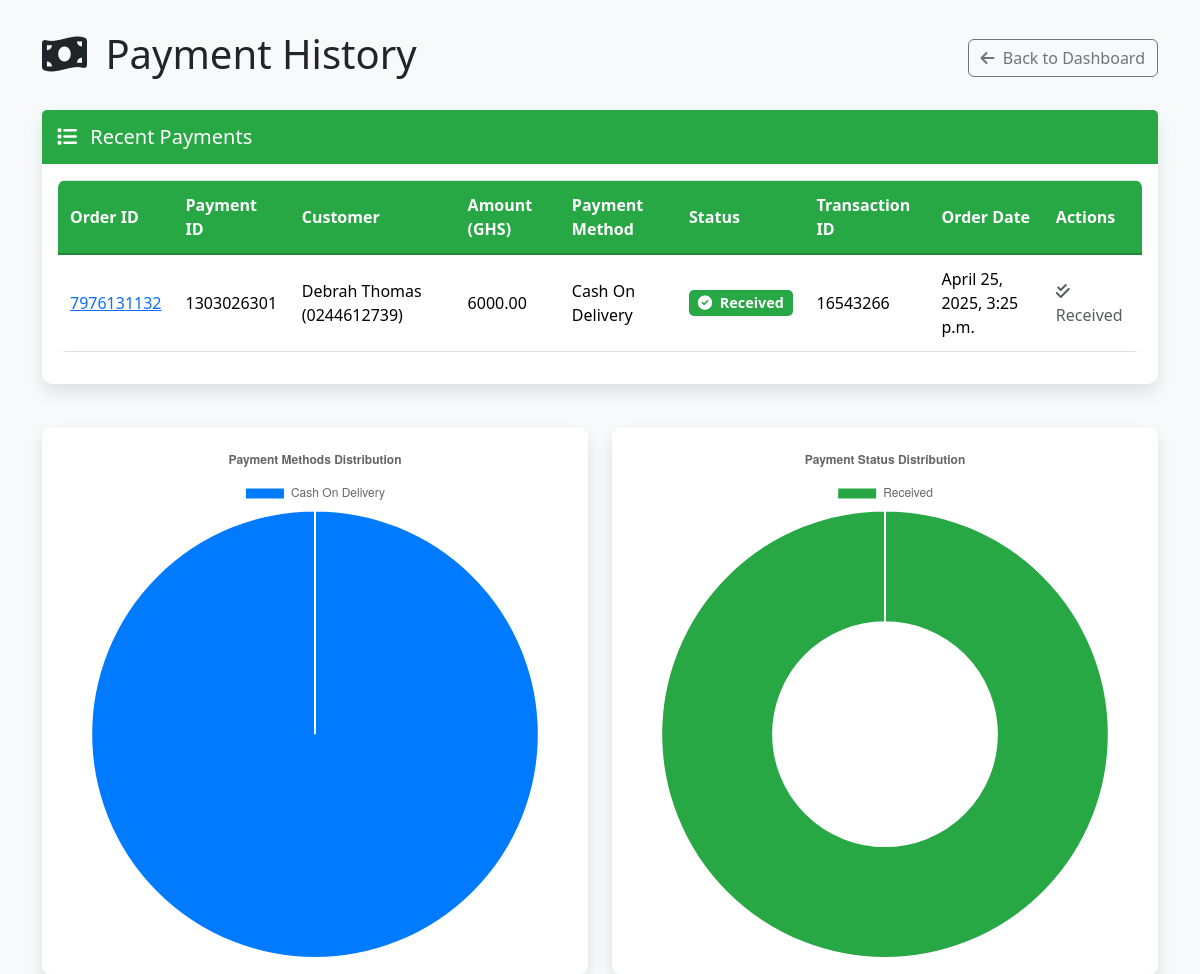
The page /vendor/payments/ (signed in) on the database its author committed.
### authentication/models.py (models this page shows, shortened)
class Payment(models.Model):
    payment_id = UniqueIDField(primary_key=True, editable=False, unique=True)
    order = models.OneToOneField(
        Order, on_delete=models.CASCADE, related_name='payment'
    )
    amount = models.DecimalField(max_digits=10, decimal_places=2)
    payment_method = models.CharField(max_length=30, choices=PAYMENT_METHODS)
    payment_status = models.CharField(max_length=45, choices=PAYMENT_STATUS)
    transaction_id = models.CharField(max_length=255, null=True, blank=True)

class Order(models.Model):
    order_id = UniqueIDField(primary_key=True, editable=False, unique=True)
    customer = models.ForeignKey(User, on_delete=models.CASCADE, related_name="orders", limit_choices_to={'is_customer': True})
    vendor = models.ForeignKey(Vendor, on_delete=models.CASCADE, related_name="orders")
    order_date = models.DateTimeField(auto_now_add=True)
    payment_method = models.CharField(max_length=100, choices=PAYMENT_METHODS)
    litres = models.CharField(max_length=100, null=True)
    tank_type = models.CharField(max_length=200, choices=TANK_CHOICES)
    status = models.CharField(
        max_length=20, choices=DELIVERY_STATUS, default='Pending'
    )
    is_complete = models.BooleanField(default=False)
    delivery_location = models.CharField(max_length=200, null=True, blank=True)

class User(AbstractBaseUser, PermissionsMixin):
    user_id = UniqueIDField(primary_key=True, unique=True, editable=False)
    email = models.EmailField(unique=True, blank=True, null=True)
    phone_number = models.CharField(max_length=15, unique=True, validators=[
        RegexValidator(regex=r'^\+?\d{9,15}$', message="Enter a valid phone number.")
    ])
    full_name = models.CharField(max_length=100)
    address = models.CharField(max_length=255, blank=True, null=True)
    gender = models.CharField(max_length=10, choices=GENDER_CHOICES, blank=True, null=True)
    photo = models.ImageField(upload_to='uploaded_files/kyc/photos/', default='media/profile.png', null=True, blank=True)
    date_joined = models.DateTimeField(default=timezone.now)
    is_active = models.BooleanField(default=True)
    is_staff = models.BooleanField(default=False)
    is_customer = models.BooleanField(default=False)
    is_vendor = models.BooleanField(default=False)
    is_driver = models.BooleanField(default=False)
    is_admin = models.BooleanField(default=False)
    latitude = models.DecimalField(max_digits=9, decimal_places=6, null=True, blank=True)
    longitude = models.DecimalField(max_digits=9, decimal_places=6, null=True, blank=True)
    groups = models.ManyToManyField(Group, related_name="custom_user_groups", blank=True)
    user_permissions = models.ManyToManyField(Permission, related_name="custom_user_permissions", blank=True)
    objects = CustomUserManager()
    USERNAME_FIELD = 'phone_number'
    REQUIRED_FIELDS = ['email', 'full_name']

### authentication/views.py (the view, shortened to what this page needs)
# urls.py: path('vendor/payments/', PaymentListView.as_view(), name='vendor_payments'),
@method_decorator((login_required, vendor_required), name='dispatch')
class PaymentListView(View):
    template_name = 'vendor/payment_list.html'
    def get(self, request):
        try:
            vendor = request.user.vendor_profile
            payments = Payment.objects.filter(order__vendor=vendor).order_by('-order__order_date')
            payment_methods_data = Payment.objects.filter(order__vendor=vendor).values('payment_method').annotate(count=Count('payment_method'))
            payment_method_labels = [item['payment_method'] for item in payment_methods_data]
            payment_method_counts = [item['count'] for item in payment_methods_data]
            payment_statuses_data = Payment.objects.filter(order__vendor=vendor).values('payment_status').annotate(count=Count('payment_status'))
            payment_status_labels = [item['payment_status'] for item in payment_statuses_data]
            payment_status_counts = [item['count'] for item in payment_statuses_data]
            context = {
                'payments': payments,
                'page_name': 'payment_list',
                'payment_methods_data': {
                    'labels': payment_method_labels,
                    'data': payment_method_counts,
                },
                'payment_statuses_data': {
                    'labels': payment_status_labels,
                    'data': payment_status_counts,}
            }
            return render(request, self.template_name, context)
        except Exception as e:
            print(e)
            messages.error(request, f"An error occurred while fetching payments: {e}")
            return redirect('vendor_dashboard')

### templates/vendor/payment_list.html (shortened to what this page needs)
{% load static %}
<!DOCTYPE html>
<html lang="en">
<head>
    <link href="https://cdn.jsdelivr.net/npm/bootstrap@5.3.2/dist/css/bootstrap.min.css" rel="stylesheet">
    <link rel="stylesheet" href="https://cdnjs.cloudflare.com/ajax/libs/font-awesome/6.0.0/css/all.min.css">
</head>
<body>
    <div class="container">
        <div class="d-flex justify-content-between align-items-center mb-4">
            <h1><i class="fas fa-money-bill-wave me-2"></i> Payment History</h1>
            <a href="{% url 'vendor_dashboard' %}" class="btn btn-outline-secondary">
                <i class="fas fa-arrow-left me-1"></i> Back to Dashboard
            </a>
        </div>
        {% if payments %}
            <div class="card">
                <div class="card-header">
                    <h5 class="mb-0"><i class="fas fa-list me-2"></i> Recent Payments</h5>
                </div>
                <div class="card-body">
                    <div class="table-responsive">
                        <table class="table table-hover">
                            <thead>
                                <tr>
                                    <th>Order ID</th>
                                    <th>Payment ID</th>
                                    <th>Customer</th>
                                    <th>Amount (GHS)</th>
                                    <th>Payment Method</th>
                                    <th>Status</th>
                                    <th>Transaction ID</th>
                                    <th>Order Date</th>
                                    <th>Actions</th>
                                </tr>
                            </thead>
                            <tbody>
                                {% for payment in payments %}
                                    <tr>
                                        <td><a href="#">{{ payment.order.order_id }}</a></td>
                                        <td>{{ payment.payment_id }}</td>
                                        <td>{{ payment.order.customer.full_name }} ({{ payment.order.customer.phone_number }})</td>
                                        <td>{{ payment.amount }}</td>
                                        <td>{{ payment.payment_method }}</td>
                                        <td>
                                            {% if payment.payment_status == 'Received' %}
                                                <span class="badge badge-received"><i class="fas fa-check-circle me-1"></i> {{ payment.payment_status }}</span>
                                            {% elif payment.payment_status == 'Pending' %}
                                                <span class="badge badge-pending">{{ payment.payment_status }}</span>
                                            {% else %}
                                                <span class="badge bg-secondary">{{ payment.payment_status }}</span>
                                            {% endif %}
                                        </td>
                                        <td>{{ payment.transaction_id|default:"N/A" }}</td>
                                        <td>{{ payment.order.order_date|date:"F j, Y, g:i a" }}</td>
                                        <td>
                                            {% if payment.payment_status == 'Pending' %}
                                                <form method="post" class="action-form">
                                                    {% csrf_token %}
                                                    <input type="hidden" name="payment_id" value="{{ payment.payment_id }}">
                                                    <input type="hidden" name="status" value="Received">
                                                    <button onclick="return confirm('Are you sure you have received the payment for this order');" type="submit" class="btn btn-sm btn-success">
                                                        <i class="fas fa-check"></i> Mark Received
                                                    </button>
                                                </form>
                                            {% else %}
                                                <span class="text-muted"><i class="fas fa-check-double me-1"></i> Received</span>
                                            {% endif %}
                                        </td>
                                    </tr>
                                {% empty %}
                                    <tr><td colspan="9" class="text-center">No payments received yet.</td></tr>
                                {% endfor %}
                            </tbody>
                        </table>
                    </div>
                </div>
            </div>
            <div class="row mt-4">
                <div class="col-md-6">
                    <div class="card chart-container">
                        <canvas id="paymentMethodChart"></canvas>
                    </div>
                </div>
                <div class="col-md-6">
                    <div class="card chart-container">
                        <canvas id="paymentStatusChart"></canvas>
                    </div>
                </div>
            </div>
        {% else %}
            <div class="alert alert-info" role="alert">
                No payment information available.
            </div>
        {% endif %}
    </div>
    <script>
        const paymentMethodsData = {{ payment_methods_data|safe }};
        const paymentStatusesData = {{ payment_statuses_data|safe }};
        // Payment Method Chart
        const paymentMethodCtx = document.getElementById('paymentMethodChart').getContext('2d');
        new Chart(paymentMethodCtx, {
            type: 'pie',
            data: {
                labels: paymentMethodsData.labels,
                datasets: [{
                    data: paymentMethodsData.data,
                    backgroundColor: ['#007bff', '#28a745', '#ffc107', '#dc3545'], // Example colors
                }]
            },
            options: {
                responsive: true,
                plugins: {
                    title: {
                        display: true,
                        text: 'Payment Methods Distribution'
                    }
                }
            }
        });
        // Payment Status Chart
        const paymentStatusCtx = document.getElementById('paymentStatusChart').getContext('2d');
        new Chart(paymentStatusCtx, {
            type: 'doughnut',
            data: {
                labels: paymentStatusesData.labels,
                datasets: [{
                    data: paymentStatusesData.data,
                    backgroundColor: ['#28a745', '#ffc107', '#6c757d'], // Example colors
                }]
            },
            options: {
                responsive: true,
                plugins: {
                    title: {
                        display: true,
                        text: 'Payment Status Distribution'
                    }
                }
            }
        });
    </script>
</body>
</html>

### templates/vendor/payment_list.html (style rules this page uses)
body { background-color: #f8f9fa; }
.container { margin-top: 30px; }
.card { border: none; border-radius: 10px; box-shadow: 0 0.5rem 1rem rgba(0, 0, 0, 0.1); }
.card-header { background-color: #28a745; color: white; border-bottom: none; border-radius: 10px 10px 0 0; padding: 15px; display: flex; justify-content: space-between; align-items: center; }
.table { background-color: white; border-radius: 8px; overflow: hidden; }
.table th, .table td { padding: 12px; vertical-align: middle; border-top: 1px solid #dee2e6; }
.table thead th { background-color: #28a745; color: white; border-bottom: 2px solid #218838; }
.badge { border-radius: 5px; padding: 0.4em 0.6em; font-size: 0.9em; }
.badge-received { background-color: #28a745; color: white; }
.chart-container { margin-top: 20px; background-color: white; border-radius: 8px; padding: 15px; box-shadow: 0 0.5rem 1rem rgba(0, 0, 0, 0.1); }

### rows shown on the page
Payment: order.order_id "7976131132", payment_id "1303026301", order.customer.full_name "Debrah Thomas", order.customer.phone_number "0244612739", amount "6000.00", payment_method "Cash On Delivery", payment_status "Received", transaction_id "16543266", order.order_date "April 25, 2025, 3:25 p.m."
